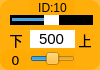
    <widget class="QWidget" name="widget_id10" native="true">
     <property name="geometry">
      <rect>
       <x>80</x>
       <y>260</y>
       <width>100</width>
       <height>70</height>
      </rect>
     </property>
     <property name="styleSheet">
      <string notr="true">background-color: rgb(255, 170, 0, 200);
border-radius:10px;</string>
     </property>
     <widget class="QLabel" name="label_ID10">
      <property name="geometry">
       <rect>
        <x>30</x>
        <y>0</y>
        <width>45</width>
        <height>16</height>
       </rect>
      </property>
      <property name="minimumSize">
       <size>
        <width>0</width>
        <height>10</height>
       </size>
      </property>
      <property name="font">
       <font>
        <family>Arial</family>
        <pointsize>9</pointsize>
       </font>
      </property>
      <property name="styleSheet">
       <string notr="true">background-color: rgb(255, 255, 255， 0);
border-radius:0px;</string>
      </property>
      <property name="text">
       <string>ID:10</string>
      </property>
      <property name="alignment">
       <set>Qt::AlignCenter</set>
      </property>
     </widget>
     <widget class="QSlider" name="horizontalSlider_pulse_id10">
      <property name="geometry">
       <rect>
        <x>10</x>
        <y>15</y>
        <width>83</width>
        <height>10</height>
       </rect>
      </property>
      <property name="autoFillBackground">
       <bool>false</bool>
      </property>
      <property name="styleSheet">
       <string notr="true">QSlider{background-color: rgb(0, 0, 0);
border-radius:0px;}
QSlider::handle {/*设置中间的那个滑动的键*/                           
    background:  rgb(255, 255, 255);
}</string>
      </property>
      <property name="minimum">
       <number>0</number>
      </property>
      <property name="maximum">
       <number>1000</number>
      </property>
      <property name="pageStep">
       <number>1</number>
      </property>
      <property name="value">
       <number>500</number>
      </property>
      <property name="orientation">
       <enum>Qt::Horizontal</enum>
      </property>
     </widget>
     <widget class="QSlider" name="horizontalSlider_dev_id10">
      <property name="geometry">
       <rect>
        <x>30</x>
        <y>50</y>
        <width>45</width>
        <height>18</height>
       </rect>
      </property>
      <property name="styleSheet">
       <string notr="true">background-color: rgba(255, 255, 255， 0);</string>
      </property>
      <property name="minimum">
       <number>-125</number>
      </property>
      <property name="maximum">
       <number>125</number>
      </property>
      <property name="pageStep">
       <number>1</number>
      </property>
      <property name="orientation">
       <enum>Qt::Horizontal</enum>
      </property>
     </widget>
     <widget class="QLabel" name="label_id10">
      <property name="geometry">
       <rect>
        <x>0</x>
        <y>50</y>
        <width>31</width>
        <height>20</height>
       </rect>
      </property>
      <property name="minimumSize">
       <size>
        <width>0</width>
        <height>10</height>
       </size>
      </property>
      <property name="font">
       <font>
        <family>DejaVu Sans</family>
        <pointsize>10</pointsize>
       </font>
      </property>
      <property name="styleSheet">
       <string notr="true">background-color: rgb(255, 255, 255， 0);</string>
      </property>
      <property name="text">
       <string>0</string>
      </property>
      <property name="alignment">
       <set>Qt::AlignCenter</set>
      </property>
     </widget>
     <widget class="QLineEdit" name="lineEdit_id10">
      <property name="geometry">
       <rect>
        <x>30</x>
        <y>30</y>
        <width>45</width>
        <height>18</height>
       </rect>
      </property>
      <property name="sizePolicy">
       <sizepolicy hsizetype="Fixed" vsizetype="Fixed">
        <horstretch>0</horstretch>
        <verstretch>0</verstretch>
       </sizepolicy>
      </property>
      <property name="font">
       <font>
        <family>Arial</family>
        <pointsize>11</pointsize>
       </font>
      </property>
      <property name="autoFillBackground">
       <bool>false</bool>
      </property>
      <property name="styleSheet">
       <string notr="true">background-color: rgb(255, 255, 255);
border-radius:0px;</string>
      </property>
      <property name="text">
       <string>500</string>
      </property>
      <property name="maxLength">
       <number>1000</number>
      </property>
      <property name="alignment">
       <set>Qt::AlignCenter</set>
      </property>
      <property name="dragEnabled">
       <bool>false</bool>
      </property>
      <property name="readOnly">
       <bool>false</bool>
      </property>
     </widget>
     <widget class="QLabel" name="label_down10">
      <property name="geometry">
       <rect>
        <x>6</x>
        <y>30</y>
        <width>20</width>
        <height>20</height>
       </rect>
      </property>
      <property name="font">
       <font>
        <pointsize>10</pointsize>
        <weight>50</weight>
        <italic>false</italic>
        <bold>false</bold>
       </font>
      </property>
      <property name="styleSheet">
       <string notr="true">background-color: rgb(255, 255, 255, 0);</string>
      </property>
      <property name="text">
       <string>下</string>
      </property>
      <property name="alignment">
       <set>Qt::AlignCenter</set>
      </property>
     </widget>
     <widget class="QLabel" name="label_up10">
      <property name="geometry">
       <rect>
        <x>75</x>
        <y>30</y>
        <width>20</width>
        <height>20</height>
       </rect>
      </property>
      <property name="font">
       <font>
        <pointsize>10</pointsize>
        <weight>50</weight>
        <italic>false</italic>
        <bold>false</bold>
       </font>
      </property>
      <property name="styleSheet">
       <string notr="true">background-color: rgb(255, 255, 255, 0);</string>
      </property>
      <property name="text">
       <string>上</string>
      </property>
      <property name="alignment">
       <set>Qt::AlignCenter</set>
      </property>
     </widget>
    </widget>
